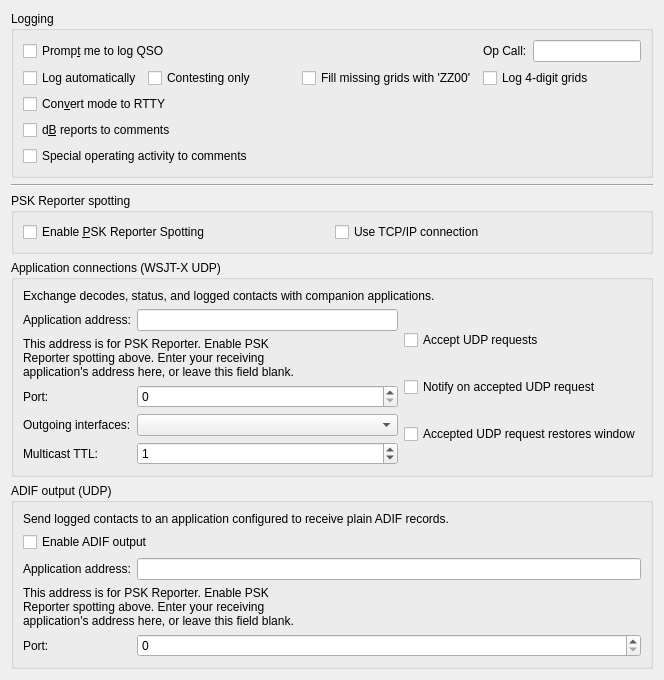
     <widget class="QWidget" name="reporting_tab">
      <attribute name="title">
       <string>Reportin&amp;g</string>
      </attribute>
      <attribute name="toolTip">
       <string>Reporting and logging settings</string>
      </attribute>
      <layout class="QVBoxLayout" name="verticalLayout_5">
       <item>
        <widget class="QGroupBox" name="logging_group_box">
         <property name="title">
          <string>Logging</string>
         </property>
         <layout class="QGridLayout" name="gridLayout_14">
          <item row="6" column="0">
           <widget class="QCheckBox" name="specOp_in_comments_check_box">
            <property name="toolTip">
             <string>&lt;html&gt;&lt;head/&gt;&lt;body&gt;&lt;p&gt;Check this option to note any Special Operating Activity in the comments field.&lt;/p&gt;&lt;/body&gt;&lt;/html&gt;</string>
            </property>
            <property name="text">
             <string>Special operating activity to comments</string>
            </property>
           </widget>
          </item>
          <item row="0" column="1">
           <spacer name="horizontalSpacer_6">
            <property name="orientation">
             <enum>Qt::Horizontal</enum>
            </property>
            <property name="sizeHint" stdset="0">
             <size>
              <width>136</width>
              <height>20</height>
             </size>
            </property>
           </spacer>
          </item>
          <item row="0" column="0">
           <widget class="QCheckBox" name="prompt_to_log_check_box">
            <property name="toolTip">
             <string>The program will pop up a partially completed Log QSO dialog when you send a 73 or free text message.</string>
            </property>
            <property name="text">
             <string>Promp&amp;t me to log QSO</string>
            </property>
           </widget>
          </item>
          <item row="0" column="3">
           <widget class="QLineEdit" name="opCallEntry">
            <property name="toolTip">
             <string>&lt;html&gt;&lt;head/&gt;&lt;body&gt;&lt;p&gt;The callsign of the operator, if different from the station callsign.&lt;/p&gt;&lt;/body&gt;&lt;/html&gt;</string>
            </property>
           </widget>
          </item>
          <item row="1" column="1">
           <widget class="QCheckBox" name="cbZZ00">
            <property name="toolTip">
             <string>&lt;html&gt;&lt;head/&gt;&lt;body&gt;&lt;p&gt;Log 'ZZ00' as grid if the other station doesn't send you a grid.&lt;/p&gt;&lt;/body&gt;&lt;/html&gt;</string>
            </property>
            <property name="text">
             <string>Fill missing grids with 'ZZ00'</string>
            </property>
           </widget>
          </item>
          <item row="0" column="2">
           <widget class="QLabel" name="label_13">
            <property name="text">
             <string>Op Call:</string>
            </property>
            <property name="buddy">
             <cstring>opCallEntry</cstring>
            </property>
           </widget>
          </item>
          <item row="5" column="0">
           <widget class="QCheckBox" name="report_in_comments_check_box">
            <property name="toolTip">
             <string>Some logging programs will not accept the type of reports
saved by this program.
Check this option to save the sent and received reports in the
comments field.</string>
            </property>
            <property name="text">
             <string>d&amp;B reports to comments</string>
            </property>
           </widget>
          </item>
          <item row="1" column="0">
           <layout class="QHBoxLayout" name="horizontalLayout_12">
            <item>
             <widget class="QCheckBox" name="cbAutoLog">
              <property name="toolTip">
               <string>&lt;html&gt;&lt;head/&gt;&lt;body&gt;&lt;p&gt;Check to have QSOs logged automatically, when complete.&lt;/p&gt;&lt;/body&gt;&lt;/html&gt;</string>
              </property>
              <property name="text">
               <string>Log automatically</string>
              </property>
             </widget>
            </item>
            <item>
             <widget class="QCheckBox" name="cbContestingOnly">
              <property name="toolTip">
               <string>&lt;html&gt;&lt;head/&gt;&lt;body&gt;&lt;p&gt;Use 'Log automatically' only for special operating activities.&lt;/p&gt;&lt;/body&gt;&lt;/html&gt;</string>
              </property>
              <property name="text">
               <string>Contesting only</string>
              </property>
             </widget>
            </item>
            <item>
             <spacer name="horizontalSpacer_14">
              <property name="orientation">
               <enum>Qt::Horizontal</enum>
              </property>
              <property name="sizeHint" stdset="0">
               <size>
                <width>40</width>
                <height>20</height>
               </size>
              </property>
             </spacer>
            </item>
           </layout>
          </item>
          <item row="4" column="0">
           <widget class="QCheckBox" name="log_as_RTTY_check_box">
            <property name="toolTip">
             <string>&lt;html&gt;&lt;head/&gt;&lt;body&gt;&lt;p&gt;Some logging programs will not accept WSJT-X mode names.&lt;/p&gt;&lt;/body&gt;&lt;/html&gt;</string>
            </property>
            <property name="text">
             <string>Con&amp;vert mode to RTTY</string>
            </property>
           </widget>
          </item>
          <item row="1" column="2" colspan="2">
           <widget class="QCheckBox" name="cbLog4digitGrids">
            <property name="toolTip">
             <string>&lt;html&gt;&lt;head/&gt;&lt;body&gt;&lt;p&gt;Shorten 6-digit grid entries and log 4-digit grids instead.&lt;/p&gt;&lt;/body&gt;&lt;/html&gt;</string>
            </property>
            <property name="text">
             <string>Log 4-digit grids</string>
            </property>
           </widget>
          </item>
         </layout>
        </widget>
       </item>
       <item>
        <widget class="Line" name="line_8">
         <property name="orientation">
          <enum>Qt::Horizontal</enum>
         </property>
        </widget>
       </item>
       <item>
        <widget class="QGroupBox" name="network_group_box">
         <property name="title">
          <string>PSK Reporter spotting</string>
         </property>
         <layout class="QGridLayout" name="gridLayout_29" columnstretch="0,0">
          <item row="0" column="0">
           <widget class="QCheckBox" name="psk_reporter_check_box">
            <property name="toolTip">
             <string>&lt;html&gt;&lt;head/&gt;&lt;body&gt;&lt;p&gt;The program can send your station details and all decoded signals with grid squares as spots to the http://pskreporter.info web site.&lt;/p&gt;&lt;p&gt;This is used for reverse beacon analysis which is very useful for assessing propagation and system performance.&lt;/p&gt;&lt;/body&gt;&lt;/html&gt;</string>
            </property>
            <property name="text">
             <string>Enable &amp;PSK Reporter Spotting</string>
            </property>
           </widget>
          </item>
          <item row="0" column="1">
           <widget class="QCheckBox" name="psk_reporter_tcpip_check_box">
            <property name="toolTip">
             <string>&lt;html&gt;&lt;head/&gt;&lt;body&gt;&lt;p&gt;Check this option if a reliable connection is needed&lt;/p&gt;&lt;p&gt;Most users do not need this, the default uses UDP which is more efficient. Only check this if you have evidence that UDP traffic from you to PSK Reporter is being lost.&lt;/p&gt;&lt;/body&gt;&lt;/html&gt;</string>
            </property>
            <property name="text">
             <string>Use TCP/IP connection</string>
            </property>
           </widget>
          </item>
         </layout>
        </widget>
       </item>
       <item>
        <widget class="QGroupBox" name="groupBox_4">
         <property name="title">
          <string>Application connections (WSJT-X UDP)</string>
         </property>
         <layout class="QGridLayout" name="gridLayout_16">
          <item row="0" column="0" colspan="2">
           <widget class="QLabel" name="udp_server_description_label">
            <property name="text">
             <string>Exchange decodes, status, and logged contacts with companion applications.</string>
            </property>
            <property name="wordWrap">
             <bool>true</bool>
            </property>
           </widget>
          </item>
          <item row="1" column="0">
           <layout class="QFormLayout" name="formLayout_6">
            <property name="fieldGrowthPolicy">
             <enum>QFormLayout::AllNonFixedFieldsGrow</enum>
            </property>
            <item row="0" column="0">
             <widget class="QLabel" name="udp_server_label">
              <property name="text">
               <string>Application address:</string>
              </property>
              <property name="buddy">
               <cstring>udp_server_line_edit</cstring>
              </property>
             </widget>
            </item>
            <item row="0" column="1">
             <widget class="QLineEdit" name="udp_server_line_edit">
              <property name="toolTip">
               <string>Hostname or IPv4/IPv6 address of an application that receives WSJT-X UDP messages. Multicast group addresses are supported. Use the address from your companion application's setup instructions. Leave blank to disable this connection. PSK Reporter is configured separately above.</string>
              </property>
             </widget>
            </item>
            <item row="1" column="0" colspan="2">
             <layout class="QHBoxLayout" name="udp_server_error_layout">
              <item>
               <widget class="QLabel" name="udp_server_error_label">
                <property name="sizePolicy">
                 <sizepolicy hsizetype="Maximum" vsizetype="Preferred">
                  <horstretch>0</horstretch>
                  <verstretch>0</verstretch>
                 </sizepolicy>
                </property>
                <property name="visible">
                 <bool>false</bool>
                </property>
                <property name="text">
                 <string>This address is for PSK Reporter. Enable PSK Reporter spotting above. Enter your receiving application's address here, or leave this field blank.</string>
                </property>
                <property name="wordWrap">
                 <bool>true</bool>
                </property>
               </widget>
              </item>
              <item>
               <spacer name="udp_server_error_spacer">
                <property name="orientation">
                 <enum>Qt::Horizontal</enum>
                </property>
                <property name="sizeHint" stdset="0">
                 <size>
                  <width>0</width>
                  <height>0</height>
                 </size>
                </property>
               </spacer>
              </item>
             </layout>
            </item>
            <item row="2" column="0">
             <widget class="QLabel" name="label_6">
              <property name="text">
               <string>Port:</string>
              </property>
              <property name="buddy">
               <cstring>udp_server_port_spin_box</cstring>
              </property>
             </widget>
            </item>
            <item row="2" column="1">
             <widget class="QSpinBox" name="udp_server_port_spin_box">
              <property name="toolTip">
               <string>Port on which the companion application receives WSJT-X UDP messages. A port of zero disables this connection.</string>
              </property>
              <property name="maximum">
               <number>65534</number>
              </property>
             </widget>
            </item>
            <item row="3" column="0">
             <widget class="QLabel" name="udp_interfaces_label">
              <property name="text">
               <string>Outgoing interfaces:</string>
              </property>
              <property name="buddy">
               <cstring>udp_interfaces_combo_box</cstring>
              </property>
             </widget>
            </item>
            <item row="3" column="1">
             <widget class="CheckableItemComboBox" name="udp_interfaces_combo_box">
              <property name="toolTip">
               <string>&lt;html&gt;&lt;head/&gt;&lt;body&gt;&lt;p&gt;When sending updates to a multicast group address it is necessary to specify which network interface(s) to send them to. If the loop-back interface is multicast capable then at least that one will be selected.&lt;/p&gt;&lt;p&gt;For most users the loop-back interface is all that is needed, that will allow multiple other applications on the same machine to interoperate with WSJT-X. If applications running on other hosts are to receive status updates then a suitable network interface should be used.&lt;/p&gt;&lt;p&gt;On some Linux systems it may be necessary to enable multicast on the loop-back network interface.&lt;/p&gt;&lt;/body&gt;&lt;/html&gt;</string>
              </property>
             </widget>
            </item>
            <item row="4" column="0">
             <widget class="QLabel" name="udp_TTL_label">
              <property name="text">
               <string>Multicast TTL:</string>
              </property>
              <property name="buddy">
               <cstring>udp_TTL_spin_box</cstring>
              </property>
             </widget>
            </item>
            <item row="4" column="1">
             <widget class="QSpinBox" name="udp_TTL_spin_box">
              <property name="toolTip">
               <string>&lt;html&gt;&lt;head/&gt;&lt;body&gt;&lt;p&gt;Sets the number or router hops that multicast datagrams are allowed to make. Almost everyone should set this to 1 to keep outgoing multicast traffic withn the local subnet.&lt;/p&gt;&lt;/body&gt;&lt;/html&gt;</string>
              </property>
              <property name="maximum">
               <number>255</number>
              </property>
              <property name="value">
               <number>1</number>
              </property>
             </widget>
            </item>
           </layout>
          </item>
          <item row="1" column="1">
           <layout class="QVBoxLayout" name="verticalLayout_11">
            <item>
             <widget class="QCheckBox" name="accept_udp_requests_check_box">
              <property name="toolTip">
               <string>Allow companion applications receiving WSJT-X UDP messages to send supported requests back to WSJT-X.</string>
              </property>
              <property name="text">
               <string>Accept UDP requests</string>
              </property>
             </widget>
            </item>
            <item>
             <widget class="QCheckBox" name="udpWindowToFront">
              <property name="toolTip">
               <string>&lt;html&gt;&lt;head/&gt;&lt;body&gt;&lt;p&gt;Indicate acceptance of an incoming UDP request. The effect of this option varies depending on the operating system and window manager, its intent is to notify the acceptance of an incoming UDP request even if this application is minimized or hidden.&lt;/p&gt;&lt;/body&gt;&lt;/html&gt;</string>
              </property>
              <property name="text">
               <string>Notify on accepted UDP request</string>
              </property>
             </widget>
            </item>
            <item>
             <widget class="QCheckBox" name="udpWindowRestore">
              <property name="toolTip">
               <string>&lt;html&gt;&lt;head/&gt;&lt;body&gt;&lt;p&gt;Restore the window from minimized if an UDP request is accepted.&lt;/p&gt;&lt;/body&gt;&lt;/html&gt;</string>
              </property>
              <property name="text">
               <string>Accepted UDP request restores window</string>
              </property>
             </widget>
            </item>
           </layout>
          </item>
         </layout>
        </widget>
       </item>
       <item>
        <widget class="QGroupBox" name="n1mm_group_box">
         <property name="title">
          <string>ADIF output (UDP)</string>
         </property>
         <layout class="QFormLayout" name="formLayout_15">
          <item row="0" column="0" colspan="2">
           <widget class="QLabel" name="n1mm_server_description_label">
            <property name="text">
             <string>Send logged contacts to an application configured to receive plain ADIF records.</string>
            </property>
            <property name="wordWrap">
             <bool>true</bool>
            </property>
           </widget>
          </item>
          <item row="1" column="0" colspan="2">
           <widget class="QCheckBox" name="enable_n1mm_broadcast_check_box">
            <property name="toolTip">
             <string>Send a plain ADIF record to the configured application whenever a contact is logged. This feed does not send decodes or status updates.</string>
            </property>
            <property name="text">
             <string>Enable ADIF output</string>
            </property>
           </widget>
          </item>
          <item row="2" column="0">
           <widget class="QLabel" name="n1mm_server_name_label">
            <property name="text">
             <string>Application address:</string>
            </property>
            <property name="buddy">
             <cstring>n1mm_server_name_line_edit</cstring>
            </property>
           </widget>
          </item>
          <item row="2" column="1">
           <widget class="QLineEdit" name="n1mm_server_name_line_edit">
            <property name="toolTip">
             <string>IPv4 or IPv6 address of a logging application that receives plain ADIF records over UDP. For an application on this computer, use 127.0.0.1. Leave blank to disable forwarding. PSK Reporter is configured separately above.</string>
            </property>
           </widget>
          </item>
          <item row="4" column="0">
           <widget class="QLabel" name="n1mm_server_port_label">
            <property name="text">
             <string>Port:</string>
            </property>
            <property name="buddy">
             <cstring>n1mm_server_port_spin_box</cstring>
            </property>
           </widget>
          </item>
          <item row="4" column="1">
           <widget class="QSpinBox" name="n1mm_server_port_spin_box">
            <property name="toolTip">
             <string>Port on which the logging application receives plain ADIF records over UDP. A port of zero disables forwarding.</string>
            </property>
            <property name="maximum">
             <number>65534</number>
            </property>
           </widget>
          </item>
          <item row="3" column="0" colspan="2">
           <layout class="QHBoxLayout" name="n1mm_server_error_layout">
            <item>
             <widget class="QLabel" name="n1mm_server_error_label">
              <property name="sizePolicy">
               <sizepolicy hsizetype="Maximum" vsizetype="Preferred">
                <horstretch>0</horstretch>
                <verstretch>0</verstretch>
               </sizepolicy>
              </property>
              <property name="visible">
               <bool>false</bool>
              </property>
              <property name="text">
               <string>This address is for PSK Reporter. Enable PSK Reporter spotting above. Enter your receiving application's address here, or leave this field blank.</string>
              </property>
              <property name="wordWrap">
               <bool>true</bool>
              </property>
             </widget>
            </item>
            <item>
             <spacer name="n1mm_server_error_spacer">
              <property name="orientation">
               <enum>Qt::Horizontal</enum>
              </property>
              <property name="sizeHint" stdset="0">
               <size>
                <width>0</width>
                <height>0</height>
               </size>
              </property>
             </spacer>
            </item>
           </layout>
          </item>
         </layout>
        </widget>
       </item>
       <item>
        <spacer name="verticalSpacer_4">
         <property name="orientation">
          <enum>Qt::Vertical</enum>
         </property>
         <property name="sizeHint" stdset="0">
          <size>
           <width>0</width>
           <height>0</height>
          </size>
         </property>
        </spacer>
       </item>
      </layout>
     </widget>
